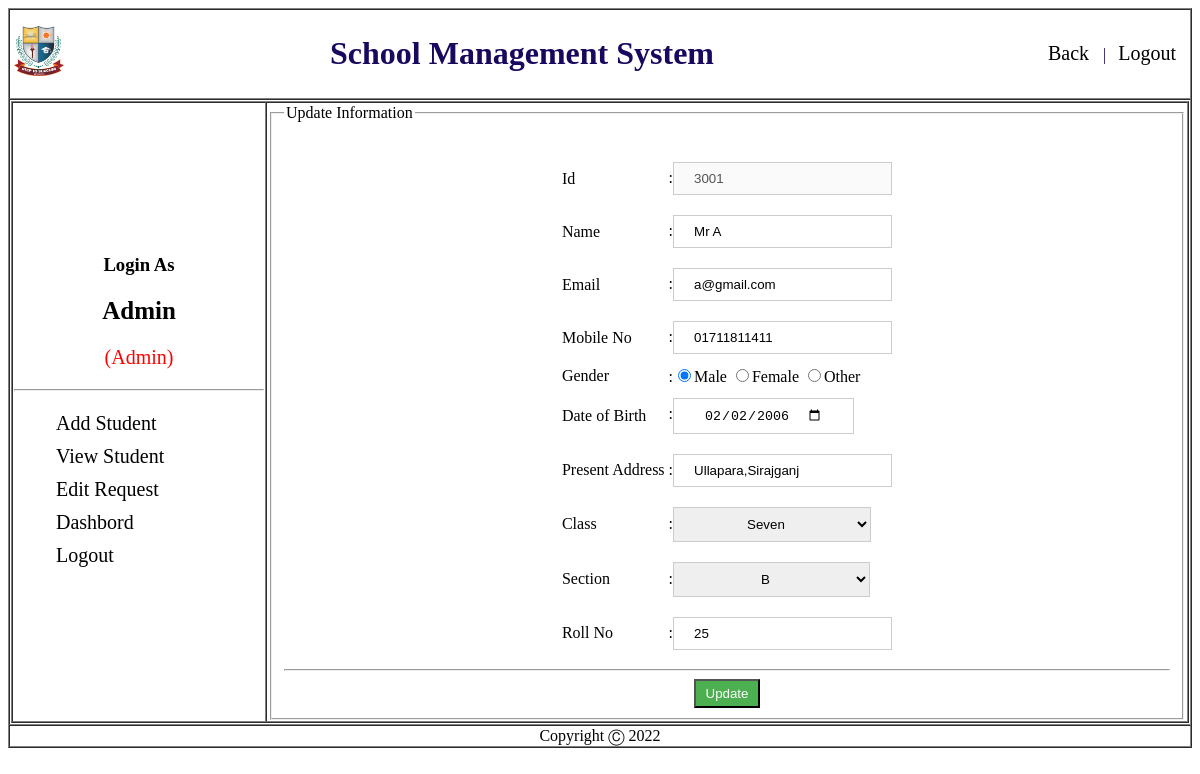
The page /Admin/view/editStudent.php?id=3001 (signed in) on the database its author committed.
### tables this page shows
CREATE TABLE `student` (
  `id` varchar(20) NOT NULL,
  `name` varchar(70) NOT NULL,
  `email` varchar(70) NOT NULL,
  `mobile` varchar(70) NOT NULL,
  `gender` varchar(70) NOT NULL,
  `dob` varchar(10) NOT NULL,
  `class` varchar(10) NOT NULL,
  `section` varchar(10) NOT NULL,
  `roll` varchar(70) NOT NULL,
  `p_address` varchar(70) NOT NULL,
  `password` varchar(70) NOT NULL,
  `marks` varchar(10) NOT NULL
);

### Admin/Model/studentModel.php (called while the page is built, shortened)
<?php
function getUserbyid($id){
    $conn = getConnection();
    $sql = "select * from student where id='$id'";
    $result = mysqli_query($conn,$sql);
    $row = mysqli_fetch_assoc($result);
    return $row;
}
?>

### Admin/View/editStudent.php (the view, shortened to what this page needs)
<?php
	include('header.php');
	include_once('../model/studentModel.php');
  $id = $_GET['id'];
  $updatemyinfo = getUserbyid($id);
?>
							<div id="sidebar" class="">
                <ul>
                  <li><a href="addStudent.php">Add Student</a></li>
                  <li><a href="viewStudent.php">View Student</a></li>
                  <li><a href="editrequestlist.php">Edit Request</a></li>
                  <li><a href="dashboard.php">Dashbord</a></li>
                  <li><a href="../Controller/logout.php">Logout</a></li>
                </ul>
							</div>
              </td>
              <td>
                <form id="inform" action="../controller/updateCheckStudent.php" onsubmit="return validation()" method="post">
                <fieldset>
                  <legend>Update Information</legend>
                    <table align="center">
											<tr>
												<td colspan="2">
											</tr>
                      <tr>
                        <td>Id</td>
                        <td>:<input id="id" type="text" name="id" disabled value="<?php echo $updatemyinfo['id']; ?>"></td>
                      </tr>
                      <tr>
                        <td>Name</td>
                        <td>:<input type="text" id="name" name="name" value="<?php echo $updatemyinfo['name']; ?>" placeholder="Enter Full Name"></td>
                      </tr>
                      <tr>
                        <td>Email</td>
                        <td>:<input type="email" id="email" name="email" value="<?php echo $updatemyinfo['email']; ?>"></td>
                      </tr>
                      <tr>
                        <td>Mobile No</td>
                        <td>:<input type="text" id="mobile" name="mobile" value="<?php echo $updatemyinfo['mobile']; ?>"></td>
                      </tr>
                      <tr>
                        <td>Gender</td>
                        <td>
                          :<input type="radio" id="gender" name="gender" <?php  if($updatemyinfo['gender']=="male"){?> checked="true" <?php } ?> value="male">Male
                          <input type="radio" id="gender" name="gender"  <?php if($updatemyinfo['gender']=="female"){?> checked="true" <?php } ?>  value="female">Female
                          <input type="radio" id="gender" name="gender" <?php if($updatemyinfo['gender']=="other"){?> checked="true" <?php } ?> value="other">Other
                        </td>
                      </tr>
                      <tr>
                        <td>Date of Birth</td>
                        <td>:<input type="date" id="dob" name="dob" value="<?php echo $updatemyinfo['dob']; ?>"></td>
                      </tr>
                      <tr>
                        <td>Present Address</td>
                        <td>:<input type="text" id="p_address" name="p_address" value="<?php echo $updatemyinfo['p_address']; ?>"></td>
                      </tr>
                      <tr>
                        <td>Class</td>
                        <td>:<select id="classE" name="class">
                            <option <?php  if($updatemyinfo['class']=="Seven"){?> selected="true" <?php } ?> value="Seven">Seven</option>
                          </select>
                        </td>
                      </tr>
                      <tr>
                        <td>Section</td>
                        <td>:<select id="section" name="section">
                            <option <?php  if($updatemyinfo['section']=="B"){?> selected="true" <?php } ?> value="B">B</option>
                          </select>
                        </td>
                      </tr>
                      <tr>
                        <td>Roll No</td>
                        <td>:<input type="text" id="roll" name="roll" value="<?php echo $updatemyinfo['roll']; ?>"></td>
                      </tr>
                    </table>
                    <hr>
                    <center>
                      <input type="submit" name="update" value="Update">
                  </center>
                </fieldset>
            </td>
            </tr>
            </table>
            </td>
            </tr>
            <?php include('footer.php'); ?>

### Admin/Style/sidebar.css (style rules this page uses)
#sidebar ul li { list-style-type: none; font-size: 20px; padding: 5px 2px; }
#sidebar ul li:last-child { border-bottom: 0; }
#sidebar ul li a { text-decoration: none; color: #000; }
input[type=submit] { background-color: #4CAF50; width: auto; color: white; padding: 5px 10px; cursor: pointer; }
input[type=text],input[type=email], input[type=password] { padding: 8px 20px; margin: 8px 0; display: inline-block; border: 1px solid #ccc; box-sizing: border-box; }
#section { padding: 8px 83px; margin: 8px 0; display: inline-block; border: 1px solid #ccc; box-sizing: border-box; }
#classE { padding: 8px 69px; margin: 8px 0; display: inline-block; border: 1px solid #ccc; box-sizing: border-box; }
#dob { padding: 8px 30px; margin: 8px 0; display: inline-block; border: 1px solid #ccc; box-sizing: border-box; }

### rows shown on the page
student: id "3001", name "Mr A", email "a@gmail.com", mobile "01711811411", gender "☑", dob "02/02/2006", p_address "Ullapara,Sirajganj", class "Seven", section "B", roll "25"

### other values the page prints
$_COOKIE['name'] "Admin"
